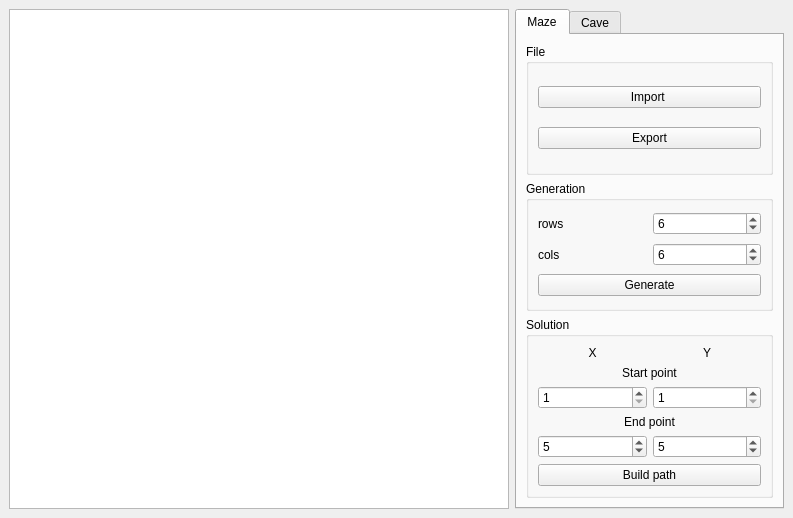
<?xml version="1.0" encoding="UTF-8"?>
<ui version="4.0">
 <class>MainWindow</class>
 <widget class="QMainWindow" name="MainWindow">
  <property name="geometry">
   <rect>
    <x>0</x>
    <y>0</y>
    <width>793</width>
    <height>518</height>
   </rect>
  </property>
  <property name="minimumSize">
   <size>
    <width>0</width>
    <height>500</height>
   </size>
  </property>
  <property name="maximumSize">
   <size>
    <width>16777215</width>
    <height>518</height>
   </size>
  </property>
  <property name="windowTitle">
   <string>Maze</string>
  </property>
  <widget class="QWidget" name="widget_central">
   <layout class="QGridLayout" name="gridLayout">
    <item row="0" column="1" rowspan="2">
     <layout class="QGridLayout" name="glayout_form">
      <item row="0" column="0">
       <widget class="QTabWidget" name="tabwidget_mazetype">
        <property name="currentIndex">
         <number>0</number>
        </property>
        <widget class="QWidget" name="tab_maze">
         <attribute name="title">
          <string>Maze</string>
         </attribute>
         <layout class="QGridLayout" name="gridLayout_3">
          <item row="2" column="0">
           <widget class="QGroupBox" name="group_generation">
            <property name="title">
             <string>Generation</string>
            </property>
            <layout class="QGridLayout" name="gridLayout_2">
             <item row="1" column="0">
              <widget class="QLabel" name="label_cols">
               <property name="text">
                <string>cols</string>
               </property>
              </widget>
             </item>
             <item row="0" column="1">
              <widget class="QSpinBox" name="spin_rows">
               <property name="minimum">
                <number>2</number>
               </property>
               <property name="value">
                <number>6</number>
               </property>
              </widget>
             </item>
             <item row="0" column="0">
              <widget class="QLabel" name="label_rows">
               <property name="text">
                <string>rows</string>
               </property>
              </widget>
             </item>
             <item row="1" column="1">
              <widget class="QSpinBox" name="spin_cols">
               <property name="minimum">
                <number>2</number>
               </property>
               <property name="value">
                <number>6</number>
               </property>
              </widget>
             </item>
             <item row="2" column="0" colspan="2">
              <widget class="QPushButton" name="button_generate">
               <property name="text">
                <string>Generate</string>
               </property>
              </widget>
             </item>
            </layout>
           </widget>
          </item>
          <item row="0" column="0">
           <widget class="QGroupBox" name="group_file">
            <property name="title">
             <string>File</string>
            </property>
            <layout class="QGridLayout" name="gridLayout_5">
             <item row="0" column="0">
              <widget class="QPushButton" name="button_import">
               <property name="text">
                <string>Import </string>
               </property>
              </widget>
             </item>
             <item row="1" column="0">
              <widget class="QPushButton" name="button_export">
               <property name="text">
                <string>Export</string>
               </property>
              </widget>
             </item>
            </layout>
           </widget>
          </item>
          <item row="3" column="0">
           <widget class="QGroupBox" name="group_solution">
            <property name="title">
             <string>Solution</string>
            </property>
            <layout class="QGridLayout" name="gridLayout_4">
             <item row="0" column="0">
              <widget class="QLabel" name="label_x">
               <property name="text">
                <string>X</string>
               </property>
               <property name="alignment">
                <set>Qt::AlignCenter</set>
               </property>
              </widget>
             </item>
             <item row="1" column="0" colspan="2">
              <widget class="QLabel" name="label_start_point">
               <property name="text">
                <string>Start point</string>
               </property>
               <property name="alignment">
                <set>Qt::AlignCenter</set>
               </property>
              </widget>
             </item>
             <item row="3" column="1">
              <widget class="QSpinBox" name="spin_start_y">
               <property name="minimum">
                <number>1</number>
               </property>
              </widget>
             </item>
             <item row="3" column="0">
              <widget class="QSpinBox" name="spin_start_x">
               <property name="minimum">
                <number>1</number>
               </property>
              </widget>
             </item>
             <item row="0" column="1">
              <widget class="QLabel" name="label_y">
               <property name="text">
                <string>Y</string>
               </property>
               <property name="alignment">
                <set>Qt::AlignCenter</set>
               </property>
              </widget>
             </item>
             <item row="5" column="0">
              <widget class="QSpinBox" name="spin_end_x">
               <property name="minimum">
                <number>1</number>
               </property>
               <property name="value">
                <number>5</number>
               </property>
              </widget>
             </item>
             <item row="4" column="0" colspan="2">
              <widget class="QLabel" name="label_end_point">
               <property name="text">
                <string>End point</string>
               </property>
               <property name="alignment">
                <set>Qt::AlignCenter</set>
               </property>
              </widget>
             </item>
             <item row="5" column="1">
              <widget class="QSpinBox" name="spin_end_y">
               <property name="minimum">
                <number>1</number>
               </property>
               <property name="value">
                <number>5</number>
               </property>
              </widget>
             </item>
             <item row="6" column="0" colspan="2">
              <widget class="QPushButton" name="button_build_path">
               <property name="text">
                <string>Build path</string>
               </property>
              </widget>
             </item>
            </layout>
           </widget>
          </item>
         </layout>
        </widget>
        <widget class="QWidget" name="tab_cave">
         <attribute name="title">
          <string>Cave</string>
         </attribute>
        </widget>
       </widget>
      </item>
     </layout>
    </item>
    <item row="0" column="0">
     <widget class="QGraphicsView" name="view_screen">
      <property name="minimumSize">
       <size>
        <width>500</width>
        <height>500</height>
       </size>
      </property>
      <property name="maximumSize">
       <size>
        <width>500</width>
        <height>500</height>
       </size>
      </property>
      <property name="verticalScrollBarPolicy">
       <enum>Qt::ScrollBarAlwaysOff</enum>
      </property>
      <property name="horizontalScrollBarPolicy">
       <enum>Qt::ScrollBarAlwaysOff</enum>
      </property>
     </widget>
    </item>
   </layout>
  </widget>
 </widget>
 <resources/>
 <connections/>
</ui>
